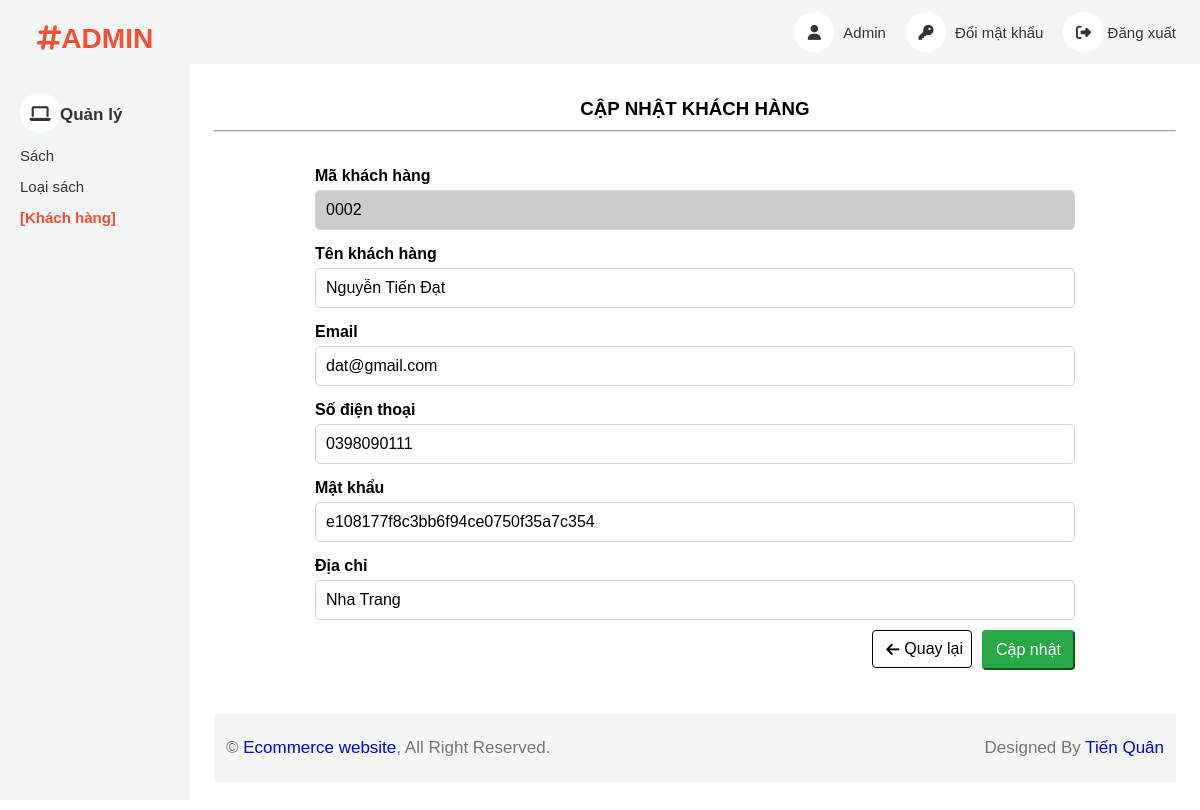
The page /html/admin/customer/index.php?action=edit&id=0002 on the database its author committed.
### tables this page shows
CREATE TABLE `khach_hang` (
  `maKH` varchar(4) NOT NULL,
  `tenKH` varchar(100),
  `email` varchar(100),
  `sdt` varchar(10),
  `matKhau` varchar(50),
  `diaChi` varchar(200)
);

### html/admin/customer/index.php (called while the page is built, shortened)
<?php
include '../../../components/layout_admin.php';

### database/helper/query.php (called while the page is built, shortened)
<?php
  include_once "connect.php";
  function quick_query(string $sql) {
    global $conn;
    $result = mysqli_query($conn, $sql);
    return $result;
}
  function get_data_query(string $sql) {
    $result = quick_query($sql);
    $data = [];
    if (mysqli_num_rows($result) != 0) {
      while ($row = mysqli_fetch_array($result)) {
        $data[] = $row;
      }
    }
    return $data;
  }
?>

### database/helper/function.php (called while the page is built, shortened)
<?php
  function get_url_page(bool $justLink = true) {
    $protocol = (!empty($_SERVER['HTTPS']) && $_SERVER['HTTPS'] !== 'off' || $_SERVER['SERVER_PORT'] == 443) ? "https://" : "http://";
    $domainName = $_SERVER['HTTP_HOST'];
    $uri = $_SERVER['REQUEST_URI'];
    $fullUrl = $protocol . $domainName . $uri;
    return $fullUrl;
  }
  function save_or_to_index(bool $save) {
    if ($save) $_SESSION["index"] = get_url_page(false);
    else return $_SESSION["index"];
  }
?>

### html/admin/customer/customer_edit.php (the view, shortened to what this page needs)
<?php
	$id = $_GET['id'];
	$sql = "select * from khach_hang where maKH = '$id'";
	$res = get_data_query($sql);
	$customer = $res[0];
?>
<section>
	<h3>CẬP NHẬT KHÁCH HÀNG</h3>
	<hr>
	<form action="" method="post" class="form-container" enctype="multipart/form-data">
		<div>
			<label for="customerId" class="form-label">Mã khách hàng</label>
			<input type="text" readonly style="background-color: #ccc;" id="customerId" name="customerId" value="<?php echo $id; ?>" class="form-input">
		</div>
		<div>
			<label for="customerName" class="form-label">Tên khách hàng</label>
			<input required type="text" id="customerName" name="customerName" value="<?php echo $customer['tenKH']; ?>" class="form-input">
		</div>
		<div>
			<label for="email" class="form-label">Email</label>
			<input required type="text" name="email" id="email" value="<?php echo $customer['email']; ?>" class="form-input">
		</div>
		<div>
			<label for="phoneNumber" class="form-label">Số điện thoại</label>
			<input required type="number" id="phoneNumber" name="phoneNumber" value="<?php echo $customer['sdt']; ?>" class="form-input">
		</div>
		<div>
			<label for="password" class="form-label">Mật khẩu</label>
			<input required type="text" id="password" name="password" value="<?php echo $customer['matKhau'];  ?>" class="form-input">
		</div>
		<div>
			<label for="address" class="form-label">Địa chỉ</label>
			<input required type="text" id="address" name="address" value="<?php echo $customer['diaChi']; ?>" class="form-input">
		</div>
		<div class="btn-group" style="margin-top: 10px">
			<div>
				<button type="button" onclick="window.location.href= '<?php echo save_or_to_index(false); ?>'" class="btn btn-back">
					<i class="fa-solid fa-arrow-left"></i>
					<span>Quay lại</span>
				</button>
			</div>
			<div class="col-md-offset-2 col-md-10">
				<input required type="submit" name="submit" value="Cập nhật" class="btn btn-success" />
			</div>
		</div>
	</form>
</section>

### assets/styles/basic_setup.css (style rules this page uses)
* { padding: 0; margin: 0; box-sizing: border-box; }
:root { --primary-color: #f95030; --primary-color-rgb: rgba(238, 75 , 43); --white-color: #fff; --black-color: #000; --text-color: #333; }
html { font-family: 'Roboto', sans-serif; box-sizing: border-box; scroll-behavior: smooth; }

### assets/styles/custom.css (style rules this page uses)
input[type="submit"], button { cursor: pointer; }
body { position: relative; }

### components/layout_admin.php (style rules this page uses)
:root { --primary-color: #f95030; --primary-color-rgb: rgba(238, 75 , 43); --white-color: #fff; --black-color: #000; --text-color: #949494; }
* { margin: 0; padding: 0; box-sizing: border-box; }
html { font-family: Arial, Helvetica, sans-serif; }
.btn-group { display: flex; gap: 10px; justify-content: end; }
.btn { display: inline-block; font-weight: 400; text-align: center; white-space: nowrap; vertical-align: middle; font-size: 16px; line-height: 1.5; padding: 6px 12px; border-radius: 4px; text-decoration: none; cursor: pointer; }
.btn.btn-success { color: #fff; background-color: #28a745; border-color: #28a745; }
.btn.btn-back { display: flex; width: 100px; align-items: center; justify-content: center; background-color: #eeeeee4b; transition: all 0.2s linear; background: #fff; border: 1px solid var(--black-color); }
.btn.btn-back > .fa-arrow-left { margin-right: 5px; margin-left: 5px; font-size: 15px; transition: all 0.4s ease-in; }
section { padding: 24px; min-height: 600px; }
h3 { padding: 10px 0; text-align: center; }

### html/admin/customer/customer_edit.php (style rules this page uses)
.form-container { max-width: 800px; margin: 0 auto; padding: 20px; font-family: Arial, sans-serif; }
.form-label { display: block; font-weight: bold; margin: 15px 0 5px; }
.form-input, .form-select { width: 100%; padding: 10px; border: 1px solid #ced4da; border-radius: 5px; box-sizing: border-box; font-size: 16px; }

### rows shown on the page
khach_hang: customerName "Nguyễn Tiến Đạt", email "dat@gmail.com", phoneNumber "0398090111", password "e108177f8c3bb6f94ce0750f35a7c354", address "Nha Trang"

### other values the page prints
check_page("Sách", "product") "Sách"
check_page("Loại sách", "typeOfProduct") "Loại sách"
$pageName "Khách hàng"
